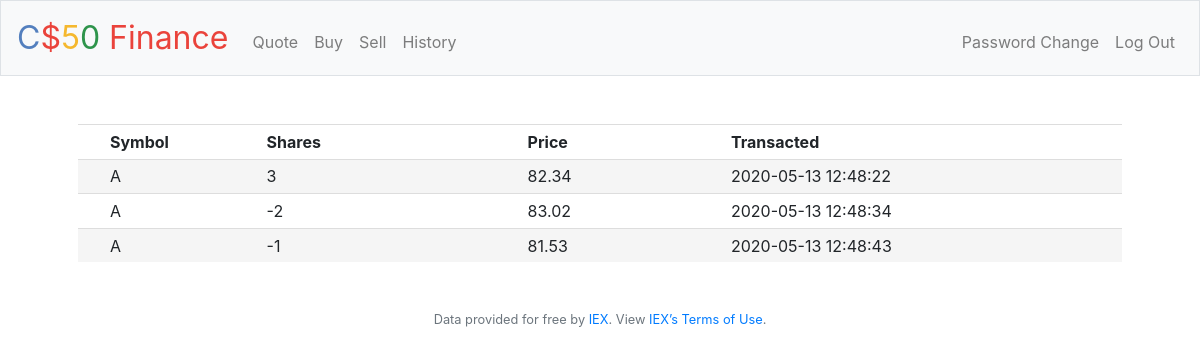
Page /history (signed in) on the committed database.
### tables this page shows
CREATE TABLE 'shares' ('id' integer PRIMARY KEY AUTOINCREMENT NOT NULL,'user_id' integer,'symbol' text,'name' text, 'shares' integer,'price' numeric,'status' smallint,'date' datetime);

### application.py (the view)
@app.route("/history")
@login_required
def history():
    sh_history = db.execute("SELECT symbol, shares, price, date FROM shares WHERE user_id=:user_id", user_id=session["user_id"])
    session["sh_history"] = sh_history
    return render_template("history.html")

### application.py (called while the page is built)
@app.after_request
def after_request(response):
    response.headers["Cache-Control"] = "no-cache, no-store, must-revalidate"
    response.headers["Expires"] = 0
    response.headers["Pragma"] = "no-cache"
    return response

### helpers.py (called while the page is built)
def login_required(f):
    @wraps(f)
    def decorated_function(*args, **kwargs):
        if session.get("user_id") is None:
            return redirect("/login")
        return f(*args, **kwargs)
    return decorated_function

### templates/history.html (shortened to what this page needs)
{% extends "layout.html" %}
{% block main %}
    <table id="mySTable">
        <tr><th width=15%>Symbol</th><th width=25%>Shares</th><th>Price</th><th>Transacted</th></tr>
        {% for list in session["sh_history"] %}
            <tr>
                <td>{{ list["symbol"] }}</td>
                <td>{{ list["shares"] }}</td>
                <td>{{ list["price"] }}</td>
                <td>{{ list["date"] }}</td>
            </tr>
        {% endfor %}
    </table>
{% endblock %}

### templates/history.html (style rules this page uses)
table { width: 100%; margin: auto; }
td, th { text-align: left; border-top: 1px solid #DDDDDD; padding: .3em 2em; }
tr:nth-child(odd) { background-color:#FFFFFF; }
tr:nth-child(even) { background-color:#F5F5F5; }

### rows in the picture
shares: symbol "A", shares "3", price "82.34", date "2020-05-13 12:48:22"
shares: symbol "A", shares "-2", price "83.02", date "2020-05-13 12:48:34"
shares: symbol "A", shares "-1", price "81.53", date "2020-05-13 12:48:43"
